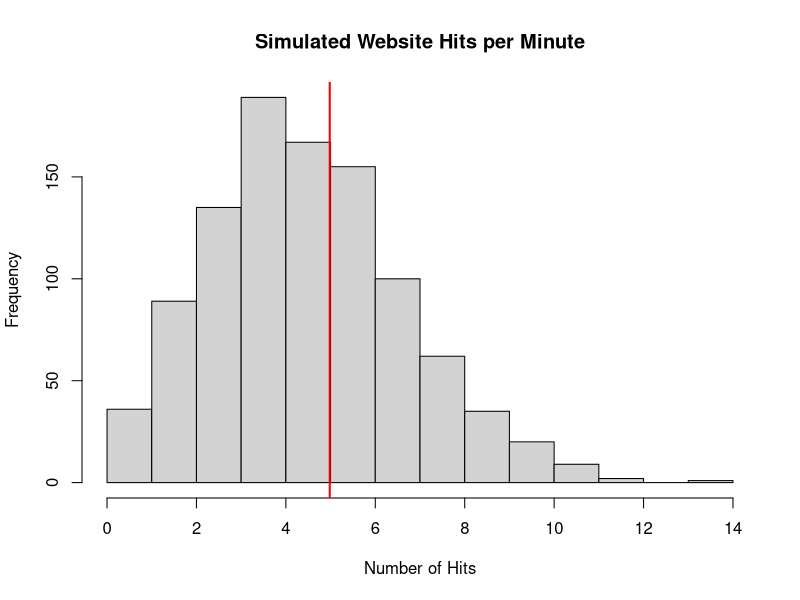

Recreate this plot in R.
## ---- chunk 1
knitr::opts_chunk$set(echo = TRUE)
set.seed(123)
## ---- chunk 2
dpois(3, lambda = 5)
## ---- chunk 3
ppois(9, lambda = 5)
## ---- chunk 4
hits <- rpois(1000, lambda = 5)
hist(hits, main = "Simulated Website Hits per Minute", xlab = "Number of Hits")
abline(v = mean(hits), col = "red", lwd = 2)
## ---- chunk 5
pnorm(24.95, mean = 25.00, sd = 0.02) + pnorm(25.05, mean = 25.00, sd = 0.02, lower.tail = FALSE)
## ---- chunk 6
qnorm(0.01, mean = 25.00, sd = 0.02)
## ---- chunk 7
pexp(0.75, rate = 2, lower.tail = FALSE)
## ---- chunk 8
qexp(0.5, rate = 2)
